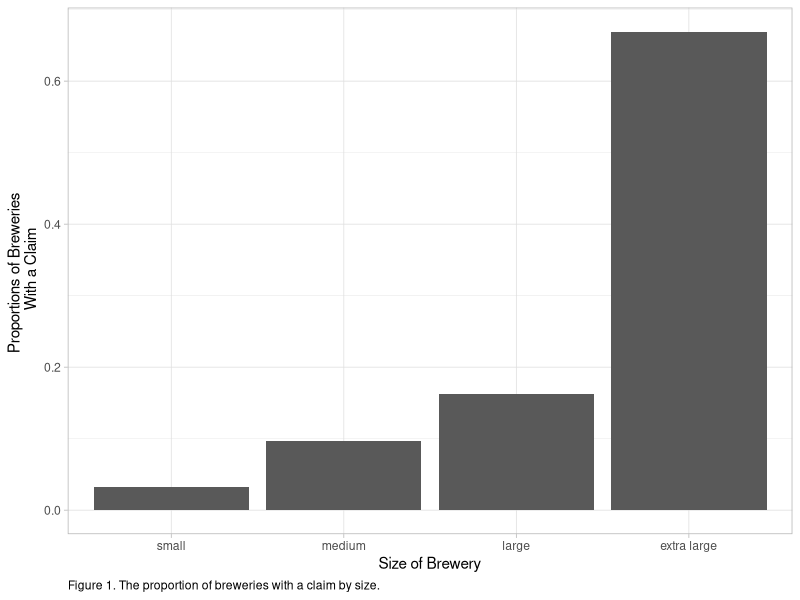
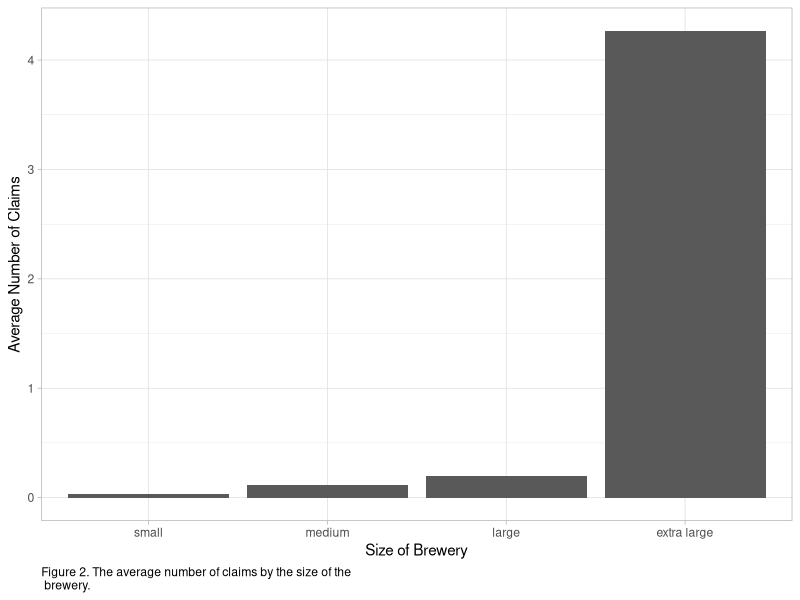

Reproduce these figures in R, in order.
## ---- chunk 1
# Retain (and do not edit) this code chunk!!!
library(knitr)
knitr::opts_chunk$set(echo = FALSE)
knitr::opts_chunk$set(message = FALSE)
## ---- chunk 2
library(readr)
library(tidyr)
library(dplyr)
library(ggplot2)
library(car)
library(emmeans)
library(knitr)
library(geepack)

## Reading in raw data
wc <- read_csv("../data/craftbeer_wc.csv")

## Cleaning data, wc2 = final cleaned data frame to use for analysis
wc2 <- wc %>% 
  group_by(Policy_Dim_Key, year) %>% 
  summarize(avg_payroll = mean(adj_payroll),
            total_claims = sum(Claim_Count)) %>% 
  mutate(claim_filed = ifelse(total_claims == 0, 0, 1)) %>% 
  ungroup() %>% 
  mutate(Policy_Dim_Key = as.factor(Policy_Dim_Key),
         year = as.factor(year)) %>% 
  rename(brewery = Policy_Dim_Key)
## ---- chunk 3
## Adds a table to present in the report. 
data_table <- wc2 %>% 
  rename(Brewery = brewery,
         Year = year,
         'Average Payroll' = avg_payroll,
         'Total Claims' = total_claims,
         'Claim Filed?' = claim_filed)

kable(sample_n(data_table, 10, replace = TRUE), 
      caption = "Table 1. Sample of the brewery worker's compensation claim data.",
      align = "ccccc")
## ---- chunk 4
#payroll stats
payroll_stats <- summary(wc2$avg_payroll)

#size categories based on quartile
size_categories <- wc2 %>% 
  mutate(size = cut(avg_payroll, breaks=c(-Inf, 71370, 143400, 307722, Inf), 
                    labels=c("small","medium","large","extra large")))

SumStats <- size_categories %>% 
             group_by(size) %>% 
             summarize(n_breweries = n(),
             prop_claim = sum(claim_filed/n_breweries))

SumStats2 <- size_categories %>% 
             group_by(size) %>% 
             summarize(n_breweries = n(),
             avg_claims = mean(total_claims))

ggplot() +
  geom_col(data = SumStats, aes(size, y = prop_claim)) +
  labs(x = "Size of Brewery",y = "Proportions of Breweries \n With a Claim") +
  theme_light() +
  labs(caption = "Figure 1. The proportion of breweries with a claim by size.") +
  theme(plot.caption = element_text(hjust = 0))
## ---- chunk 5
SumStats3 <- wc2 %>% 
            group_by(year) %>%
            summarise(number_of_breweries = n(),
            prop_claim = sum(claim_filed)/number_of_breweries)

data_table2 <- SumStats3 %>% 
  rename(Year = year,
         'Number of Breweries' = number_of_breweries,
         'Proportion who filed claims' = prop_claim)

kable(data_table2,
      caption = "Table 2. Proportion of breweries who filed a claim by year")
## ---- chunk 6
ggplot() +
  geom_col(data = SumStats2, aes(size, y = avg_claims)) +
  labs(x = "Size of Brewery", y = "Average Number of Claims") +
  theme_light() +
    labs(caption = "Figure 2. The average number of claims by the size of the \n brewery.") +
  theme(plot.caption = element_text(hjust = 0))

## ---- chunk 7
# Binary Response with Repeated Measures
Model1 <- geeglm(claim_filed ~ avg_payroll, id = brewery,
                         family = binomial(link = "logit"), 
                         corstr = "exchangeable", data = wc2)
## ---- chunk 8
# Count Response with Repeated Measures
Model2 <- geeglm(total_claims ~ avg_payroll, id = brewery,
                         family = poisson(link = "log"), 
                         corstr = "exchangeable", data = wc2)
## ---- chunk 9
# Summary Table of Model1
summary(Model1) %>% 
  coefficients()
## ---- chunk 10
# Model1 Odds Ratio
format(exp(35265 * 3.21e-06), digits = 16)
## ---- chunk 11
# Summary Table Model2
summary(Model2) %>% 
  coefficients()
## ---- chunk 12
# Model2 Odds Ratio
format(exp(35265* 1.240874e-07), digits = 6)
## ---- chunk 13
# References 
citation("geepack")
